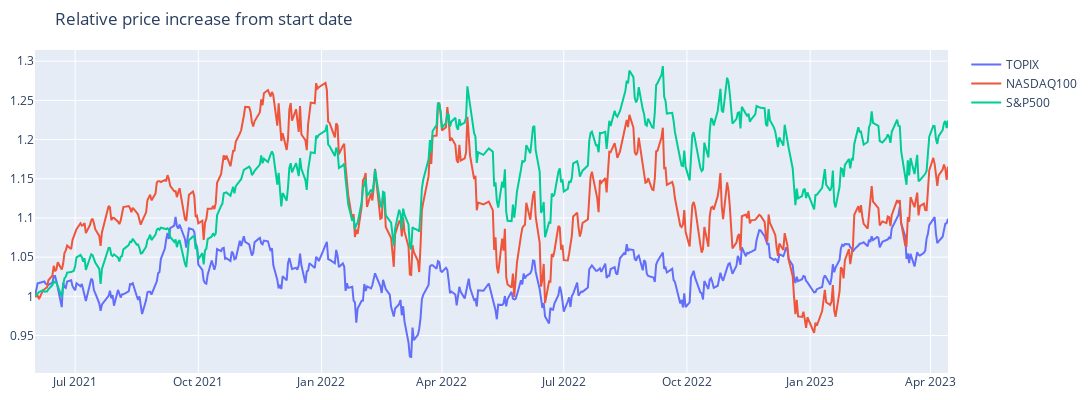

The notebook cell this image was saved under:
### Markdown cell above
# Build unified data structure

Combine historical price data and trading data. Dictionary of dataframes with keys as asset names

### Code cell
df_hist_all = pd.read_csv('df_hist_all.csv', parse_dates=True)
df_hist_all['date'] = pd.to_datetime(df_hist_all['date'])
df_hist_all.index = df_hist_all['date']

# trim the data from a start date
df_hist_all = df_hist_all['2021-6-1':]

# extract df_hist_all according to asset name and put them into a dictionary
dict_assets = {}

for asset in assets:
    df_asset = pd.DataFrame(df_hist_all.loc[:,asset]) 
    df_asset.rename(columns={asset:'market price'}, inplace=True)

    # merge historical price and trading data
    df_asset = df_asset.merge(df_trades[df_trades['name']==asset], how='left', left_index=True, right_index=True)
    dict_assets[asset] = df_asset.drop(['name'], axis=1)


mlayout['title'] = 'Relative price increase from start date'
mlayout['width'] = 1200
fig = go.Figure(layout=mlayout)

for name, df_asset in dict_assets.items():
    starting_price = df_asset.loc[df_asset['market price'].first_valid_index(), 'market price']
    fig.add_trace(go.Scatter(x=df_asset.index, y=df_asset['market price']/starting_price, name=name))   
    
fig.show()

### Figure 1 — Plotly figure (JSON) as saved in the notebook; plotly's stock layout.template omitted (floating-point values rounded to 4 significant figures; data arrays with more than 128 entries replaced by an {"elided": "..."} marker saying what was removed)
{"data": [{"name": "TOPIX", "type": "scatter", "x": {"elided": "460 str values"}, "y": {"elided": "460 float values"}}, {"name": "NASDAQ100", "type": "scatter", "x": {"elided": "460 str values"}, "y": {"elided": "460 float values"}}, {"name": "S&P500", "type": "scatter", "x": {"elided": "460 str values"}, "y": {"elided": "460 float values"}}], "layout": {"height": 400, "margin": {"b": 10, "l": 10, "r": 10, "t": 50}, "title": {"text": "Relative price increase from start date"}, "width": 1200}}
